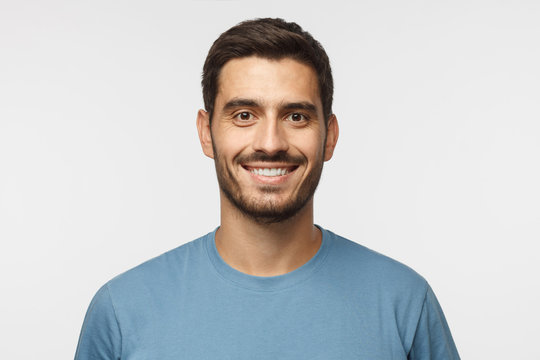
#> input picture test.jpg, 540 x 360 px
$ jupyter execute cartoon_effect.ipynb
#> lines starting #> are read from the running program, lines starting #| are printed output that depends on the picture; after the words box and inside, x2 and y2 are one past the last pixel; in counts of white or black regions, pixels touching at a corner belong together
[cell 1]
import cv2
import numpy as np
import matplotlib.pyplot as plt

# Load image

[cell 2]
def read_file(filename):
#> called with filename = 'test.jpg'
    img = cv2.imread(filename)
#> img is the input picture: shape (360, 540, 3); mean B, G, R 203.9, 202.8, 201.3
    img = cv2.cvtColor(img, cv2.COLOR_BGR2RGB)
    plt.imshow(img)
    plt.show()
    return img

[cell 3]
image = "test.jpg"
img = read_file(image)

org_img = np.copy(img)

# Create Edge Mask

[cell 4]
def edge_mask(img, line_size, blur_value):
    """
    input: input image
    output: edges of image
    """
#> called with line_size = 7, blur_value = 7
    gray = cv2.cvtColor(img, cv2.COLOR_RGB2GRAY)
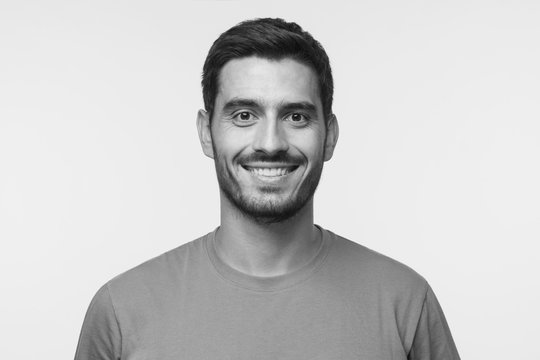
#> gray: shape (360, 540); min 6, max 254, mean 202.5
    gray_blur = cv2.medianBlur(gray, blur_value)

    edges = cv2.adaptiveThreshold(gray_blur, 255,
        cv2.ADAPTIVE_THRESH_MEAN_C, cv2.THRESH_BINARY,
        line_size, blur_value)
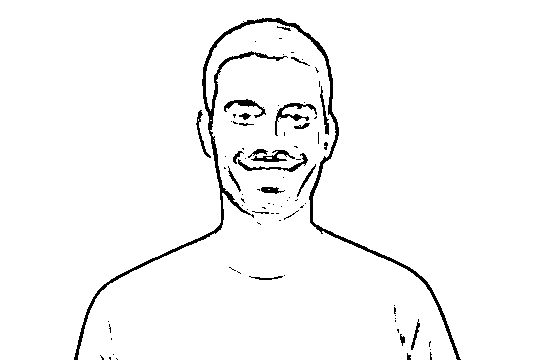
#> edges: shape (360, 540); 97% white; 83 black regions (60 under 20 px), largest, box (x1, y1, x2, y2) and area: (74, 18, 461, 360) 3613, (275, 103, 317, 136) 297, (238, 153, 308, 172) 251
    return edges

[cell 5]
line_size, blur_value = 7, 7
edges = edge_mask(img, line_size, blur_value)
plt.imshow(edges, cmap="gray")

## Reduce the color palette

[cell 6]
def color_quantization(img, k):
    # transform the image
#> called with k = 9
    data = np.float32(img).reshape((-1, 3))

    # determine criteria
    criteria = (cv2.TERM_CRITERIA_EPS + cv2.TERM_CRITERIA_MAX_ITER, 20, 0.001)

    # implementing k-means
    ret, label, center = cv2.kmeans(data, k, None, criteria, 10, cv2.KMEANS_RANDOM_CENTERS)
#> ret = 24597744.7; center = [[180.3, 132.9, 102.1], [91.38, 125.6, 149.1], [124.9, 161.6, 185.4], [88.39, 64.78, 52.2], [139.2, 96.42, 71.13], [236.6, 199.2, 171.9], [210.5, 163.7, 131.2], [49.17, 35.78, 30.05], [235.8, 235.8, 235.8]]
    center = np.uint8(center)
#> center = [[180, 132, 102], [91, 125, 149], [124, 161, 185], [88, 64, 52], [139, 96, 71], [236, 199, 171], [210, 163, 131], [49, 35, 30], [235, 235, 235]]

    result = center[label.flatten()]
    result = result.reshape(img.shape)

    return result

[cell 7]
img_quantiz = color_quantization(img, k=9)
plt.imshow(img_quantiz)
plt.show()

[cell 8]
# reduce the noise

blurred = cv2.bilateralFilter(img, d=3, sigmaColor=200, sigmaSpace=200)

plt.imshow(blurred)
plt.show()

# Combine Edge Mask with the quantiz img

[cell 9]
def cartoon():
    c = cv2.bitwise_and(blurred, blurred, mask=edges)
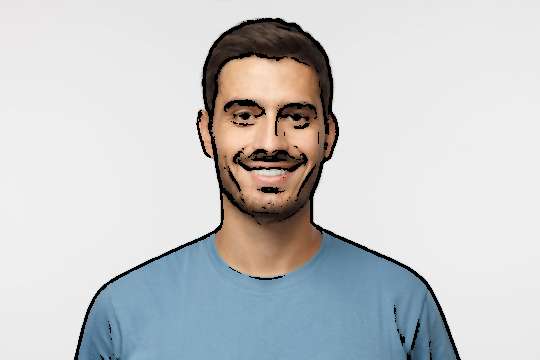
#> c: shape (360, 540, 3); mean R, G, B 198.2, 200, 201.3
    plt.imshow(c)
    plt.title("Cartoonified Image")
    plt.show()

    plt.imshow(org_img)
    plt.title("Original Image")
    plt.show()
